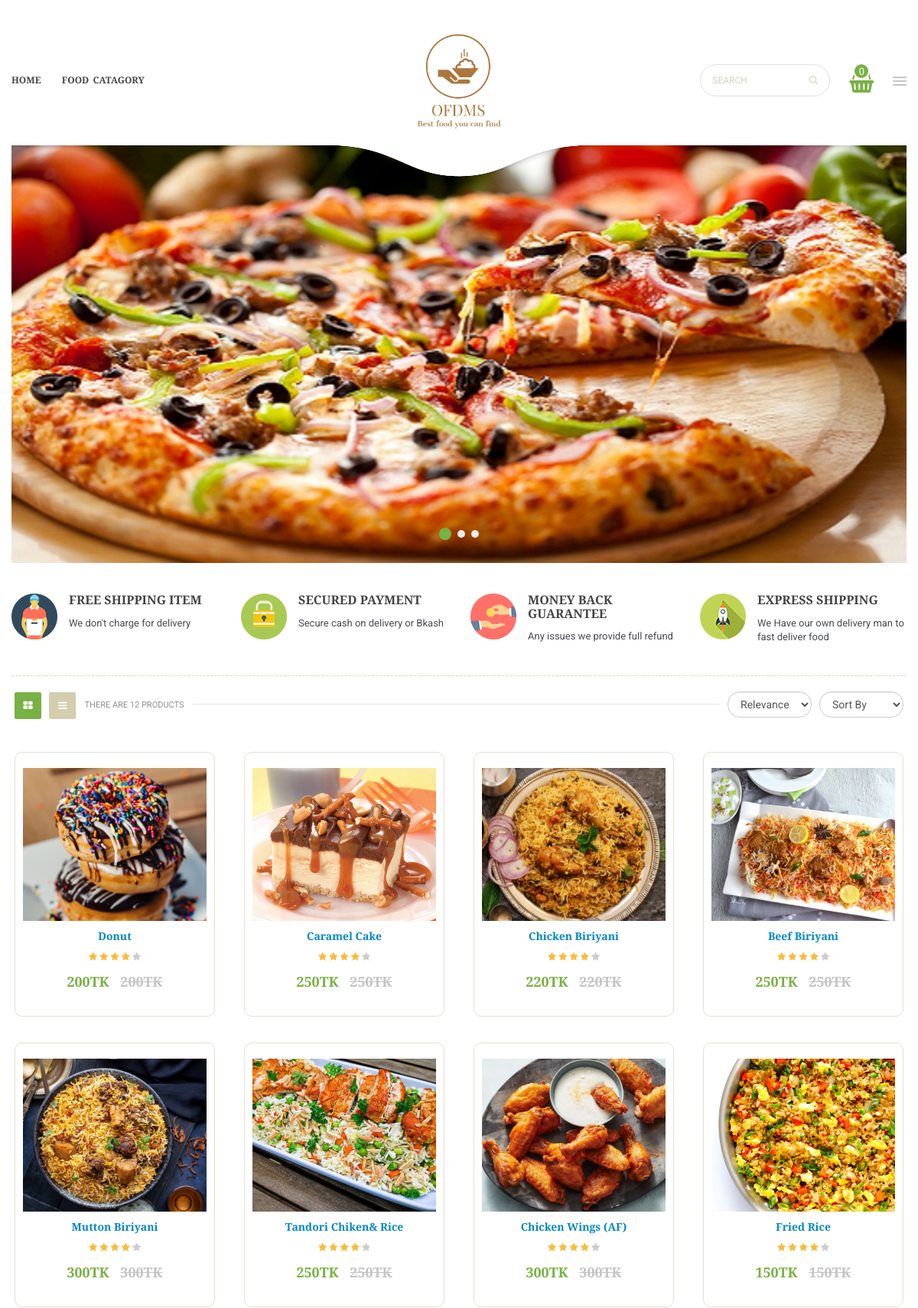
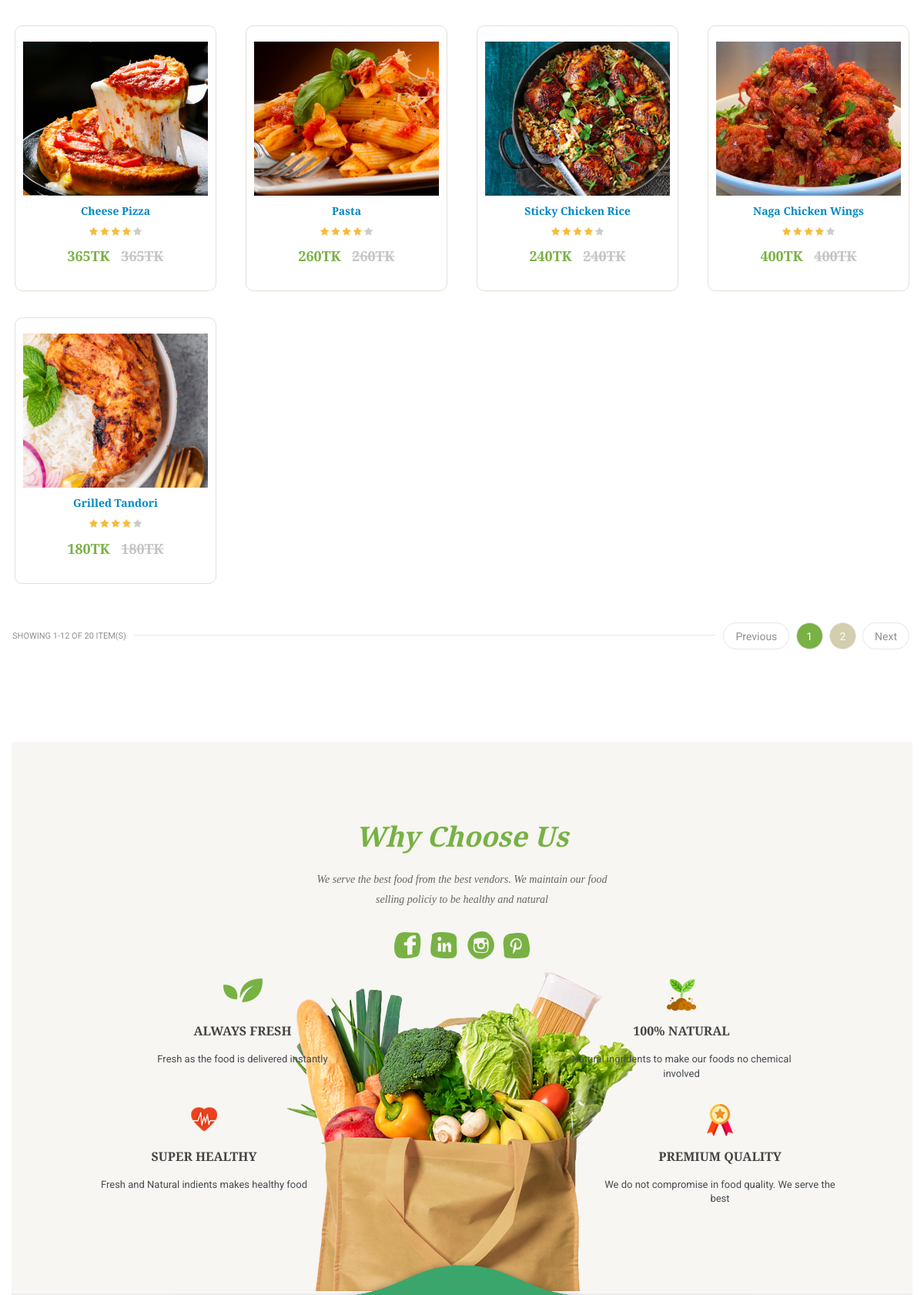
The page / (upper part) on the database its author committed (2 pictures, top to bottom).
### product/models.py (models this page shows)
class Product(models.Model):
    name = models.CharField(max_length=20, null=False)
    price = models.CharField(max_length=20, null=False)
    category = models.ForeignKey(ProductCategory, on_delete=models.CASCADE, null=True)
    created_by = models.ForeignKey(vmodel.Vendor, on_delete=models.CASCADE, null=True)
    image= models.ImageField(upload_to='product/img/',null=True,blank=True)
    status= models.CharField(max_length=20,default=0)
    description= models.TextField(default='')

### mainapp/views.py (the view, shortened to what this page needs)
# urls.py: urlpatterns = [path('', views.index, name='index'),path('index', views.index, name='index'),
def index(request):
    product =  pmodel.Product.objects.all().filter(status=1)
    category = pmodel.ProductCategory.objects.all()
    dict = {'product':product,'category':category}
    return render(request, 'index.html',context=dict)

### templates/index.html (shortened to what this page needs)
{% load static %}
<!DOCTYPE html>
<html lang="zxx">
<head>
    <link rel="stylesheet" href="{% static 'libs/bootstrap/css/bootstrap.css' %}">
    <link rel="stylesheet" href="{% static 'libs/font-awesome/css/font-awesome.min.css' %}">
    <link rel="stylesheet" href="{% static 'libs/font-material/css/material-design-iconic-font.min.css' %}">
    <link rel="stylesheet" href="{% static 'libs/nivo-slider/css/nivo-slider.css' %}">
    <link rel="stylesheet" href="{% static 'libs/nivo-slider/css/animate.css' %}">
    <link rel="stylesheet" href="{% static 'libs/nivo-slider/css/style.css' %}">
    <link rel="stylesheet" href="{% static 'libs/owl.carousel/assets/owl.carousel.min.css' %}">
    <link rel="stylesheet" href="{% static 'libs/slider-range/css/jslider.css' %}">
    <link rel="stylesheet" href="{% static 'css/style.css' %}">
    <link rel="stylesheet" href="{% static 'css/reponsive.css' %}">
</head>
<body class="home home-4">
<div id="all">
{% include 'header.html' %}
    {% block body %}
        <div id="content" class="site-content">
        {% if not cat %}
            <div class="section slideshow">
                <div class="container">
                    <div class="tiva-slideshow-wrapper">
                        <div id="tiva-slideshow" class="nivoSlider">
                        </div>
                    </div>
                </div>
            </div>
            <div class="section payment-intro">
                <div class="container">
                    <div class="payment-wrap">
                        <div class="row">
                            <div class="col-lg-3 col-md-3 col-sm-6 col-xs-12">
                                <div class="item d-flex">
                                    <div class="item-left">
                                        <img src="{% static 'img/home1-payment-1.png' %}" alt="Payment Intro">
                                    </div>
                                    <div class="item-right">
                                        <h3 class="title">Free Shipping item</h3>
                                        <div class="content">We don't charge for delivery
                                        </div>
                                    </div>
                                </div>
                            </div>
                            <div class="col-lg-3 col-md-3 col-sm-6 col-xs-12">
                                <div class="item d-flex">
                                    <div class="item-left">
                                        <img src="{% static 'img/home1-payment-2.png' %}" alt="Payment Intro">
                                    </div>
                                    <div class="item-right">
                                        <h3 class="title">Secured Payment</h3>
                                        <div class="content">Secure cash on delivery or Bkash
                                        </div>
                                    </div>
                                </div>
                            </div>
                            <div class="col-lg-3 col-md-3 col-sm-6 col-xs-12">
                                <div class="item d-flex">
                                    <div class="item-left">
                                        <img src="{% static 'img/home1-payment-3.png' %}" alt="Payment Intro">
                                    </div>
                                    <div class="item-right">
                                        <h3 class="title">Money Back Guarantee</h3>
                                        <div class="content">Any issues we provide full refund
                                        </div>
                                    </div>
                                </div>
                            </div>
                            <div class="col-lg-3 col-md-3 col-sm-6 col-xs-12">
                                <div class="item d-flex">
                                    <div class="item-left">
                                        <img src="{% static 'img/home1-payment-4.png' %}" alt="Payment Intro">
                                    </div>
                                    <div class="item-right">
                                        <h3 class="title">Express Shipping</h3>
                                        <div class="content"> We Have our own delivery man to fast deliver food
                                        </div>
                                    </div>
                                </div>
                            </div>
                        </div>
                    </div>
                </div>
            </div>
        {% endif %}
            <div class="container" style="margin-top: 20px">
                <div class="row">
                    <div id="center-column" class="col-lg-12 col-md-12">
                        <div class="product-category-page">
                            <div class="products-bar">
                                <div class="row">
                                    <div class="col-md-6 col-xs-6">
                                        <div class="gridlist-toggle" role="tablist">
                                            <ul class="nav nav-tabs">
                                                <li class="active"><a href="#products-grid" data-toggle="tab"
                                                                      aria-expanded="true"><i
                                                        class="fa fa-th-large"></i></a></li>
                                                <li><a href="#products-list" data-toggle="tab" aria-expanded="false"><i
                                                        class="fa fa-bars"></i></a></li>
                                            </ul>
                                        </div>
                                        <div class="total-products">There are 12 products</div>
                                    </div>
                                    <div class="col-md-6 col-xs-6">
                                        <div class="filter-bar">
                                            <form action="#" class="pull-right">
                                                <div class="select">
                                                    <select class="form-control">
                                                        <option value="">Sort By</option>
                                                    </select>
                                                </div>
                                            </form>
                                            <form action="#" class="pull-right">
                                                <div class="select">
                                                    <select class="form-control">
                                                        <option value="">Relevance</option>
                                                    </select>
                                                </div>
                                            </form>
                                        </div>
                                    </div>
                                </div>
                            </div>
                            <div class="tab-content">
                                <div class="tab-pane active" id="products-grid">
                                    <div class="products-block">
                                        <div class="row">
                                            {% for i in product %}
                                                <div class="col-md-3 col-sm-4 col-xs-12">
                                                    <div class="product-item">
                                                        <div class="product-image">
                                                            <a href="{% url 'food_details' %}">
                                                                <div style="background-image: url('/media/{{ i.image }}'); background-repeat: no-repeat; background-size: cover; background-position: 50%; height:200px; width:100%; )">
                                                                </div>
                                                            </a>
                                                        </div>
                                                        <div style="margin-top: 10px" class=" product-title">
                                                            <a id="namepr{{ i.id }}" href="{% url 'food_details' %}">
                                                                {{ i.name }}
                                                            </a>
                                                        </div>
                                                        <div class="product-rating">
                                                            <div class="star on"></div>
                                                            <div class="star on"></div>
                                                            <div class="star on "></div>
                                                            <div class="star on"></div>
                                                            <div class="star"></div>
                                                        </div>
                                                        <div class="product-price">
                                                            <span class="sale-price" id="pricepr{{ i.id }}">{{ i.price }}TK</span>
                                                            <span class="base-price">{{ i.price }}TK</span>
                                                        </div>
                                                    </div>
                                                </div>
                                            {% endfor %}
                                        </div>
                                    </div>
                                </div>
                                <div class="pagination-bar">
                                    <div class="row">
                                        <div class="col-md-4 col-sm-4 col-xs-12">
                                            <div class="text">Showing 1-12 of 20 item(s)</div>
                                        </div>
                                        <div class="col-md-8 col-sm-8 col-xs-12">
                                            <div class="pagination">
                                                <ul class="page-list">
                                                    <li><a href="#" class="prev">Previous</a></li>
                                                    <li><a href="#" class="current">1</a></li>
                                                    <li><a href="#">2</a></li>
                                                    <li><a href="#" class="next">Next</a></li>
                                                </ul>
                                            </div>
                                        </div>
                                    </div>
                                </div>
                            </div>
                        </div>
                    </div>
                </div>
            </div>
            <div class="section intro">
                <div class="block-content">
                    <div class="container">
                        <div class="intro-wrap">
                            <div class="row">
                                <div class="col-lg-12 col-md-12 text-center">
                                    <div class="intro-header">
                                        <h3>Why Choose Us</h3>
                                        <p>We serve the best food from the best vendors. We maintain our food selling policiy to be healthy and natural</p>
                                    </div>
                                    <div class="intro-social">
                                        <ul>
                                            <li><a href="#"><img src="{% static 'img/intro-social-1.png' %}"
                                                                 alt="Social Item"></a></li>
                                            <li><a href="#"><img src="{% static 'img/intro-social-2.png' %}"
                                                                 alt="Social Item"></a></li>
                                            <li><a href="#"><img src="{% static 'img/intro-social-3.png' %}"
                                                                 alt="Social Item"></a></li>
                                            <li><a href="#"><img src="{% static 'img/intro-social-4.png' %}"
                                                                 alt="Social Item"></a></li>
                                        </ul>
                                    </div>
                                </div>
                                <div class="col-lg-6 col-md-6 col-sm-6 top-left text-center">
                                    <div class="intro-item">
                                        <p><img src="{% static 'img/intro-icon-1.png' %}" alt="Intro Image"></p>
                                        <h4>Always Fresh</h4>
                                        <p>Fresh as the food is delivered instantly</p>
                                    </div>
                                </div>
                                <div class="col-lg-6 col-md-6 col-sm-6 top-right text-center">
                                    <div class="intro-item">
                                        <p><img src="{% static 'img/intro-icon-2.png' %}" alt="Intro Image"></p>
                                        <h4>100% Natural</h4>
                                        <p>Natural ingridents to make our foods no chemical involved</p>
                                    </div>
                                </div>
                                <div class="col-lg-6 col-md-6 col-sm-6 bottom-left text-center">
                                    <div class="intro-item">
                                        <p><img src="{% static 'img/intro-icon-3.png' %}" alt="Intro Image"></p>
                                        <h4>Super Healthy</h4>
                                        <p>Fresh and Natural indients makes  healthy food</p>
                                    </div>
                                </div>
                                <div class="col-lg-6 col-md-6 col-sm-6 bottom-right text-center">
                                    <div class="intro-item">
                                        <p><img src="{% static 'img/intro-icon-4.png' %}" alt="Intro Image"></p>
                                        <h4>Premium Quality</h4>
                                        <p>We do not compromise in food quality. We serve the best</p>
                                    </div>
                                </div>
                            </div>
                        </div>
                    </div>
                </div>
            </div>
        </div>
    {% endblock body %}
    <footer id="footer">
    </footer>
</div>
</body>
</html>

### rows shown on the page
Product: image (picture), name "Donut", price "200"
Product: image (picture), name "Caramel Cake", price "250"
Product: image (picture), name "Chicken Biriyani", price "220"
Product: image (picture), name "Beef Biriyani", price "250"
Product: image (picture), name "Mutton Biriyani", price "300"
Product: image (picture), name "Tandori Chiken& Rice", price "250"
Product: image (picture), name "Chicken Wings (AF)", price "300"
Product: image (picture), name "Fried Rice", price "150"
Product: image (picture), name "Cheese Pizza", price "365"
Product: image (placeholder picture), name "Pasta", price "260"
Product: image (picture), name "Sticky Chicken Rice", price "240"
Product: image (picture), name "Naga Chicken Wings", price "400"
Product: image (picture), name "Grilled Tandori", price "180"
